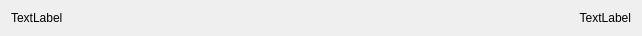
<?xml version="1.0" encoding="UTF-8"?>
<ui version="4.0">
 <class>StatusBarWidget</class>
 <widget class="QWidget" name="StatusBarWidget">
  <property name="geometry">
   <rect>
    <x>0</x>
    <y>0</y>
    <width>642</width>
    <height>35</height>
   </rect>
  </property>
  <property name="windowTitle">
   <string>Form</string>
  </property>
  <layout class="QHBoxLayout" name="horizontalLayout">
   <item>
    <widget class="QLabel" name="labelUser">
     <property name="sizePolicy">
      <sizepolicy hsizetype="Preferred" vsizetype="Preferred">
       <horstretch>0</horstretch>
       <verstretch>0</verstretch>
      </sizepolicy>
     </property>
     <property name="text">
      <string>TextLabel</string>
     </property>
    </widget>
   </item>
   <item>
    <widget class="QLabel" name="labelClock">
     <property name="text">
      <string>TextLabel</string>
     </property>
     <property name="alignment">
      <set>Qt::AlignRight|Qt::AlignTrailing|Qt::AlignVCenter</set>
     </property>
    </widget>
   </item>
  </layout>
 </widget>
 <resources/>
 <connections/>
</ui>
